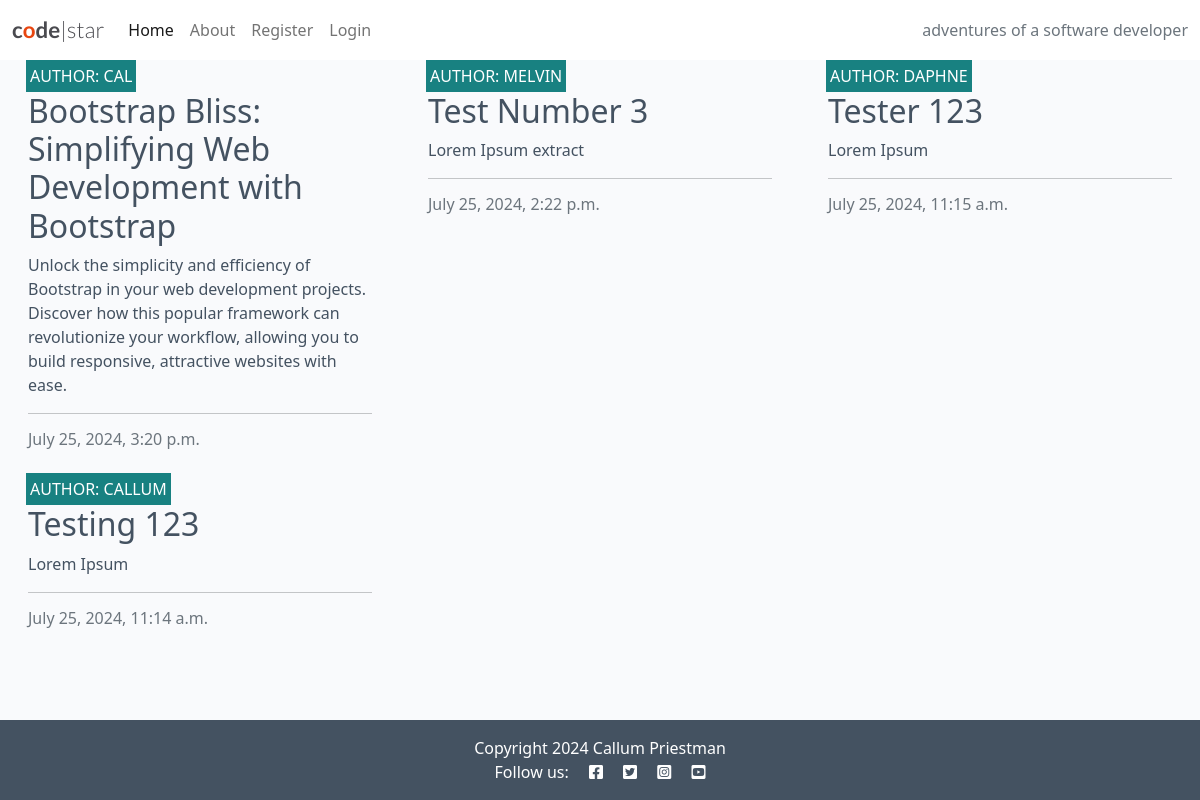
/, run on an earlier commit of the app's database.
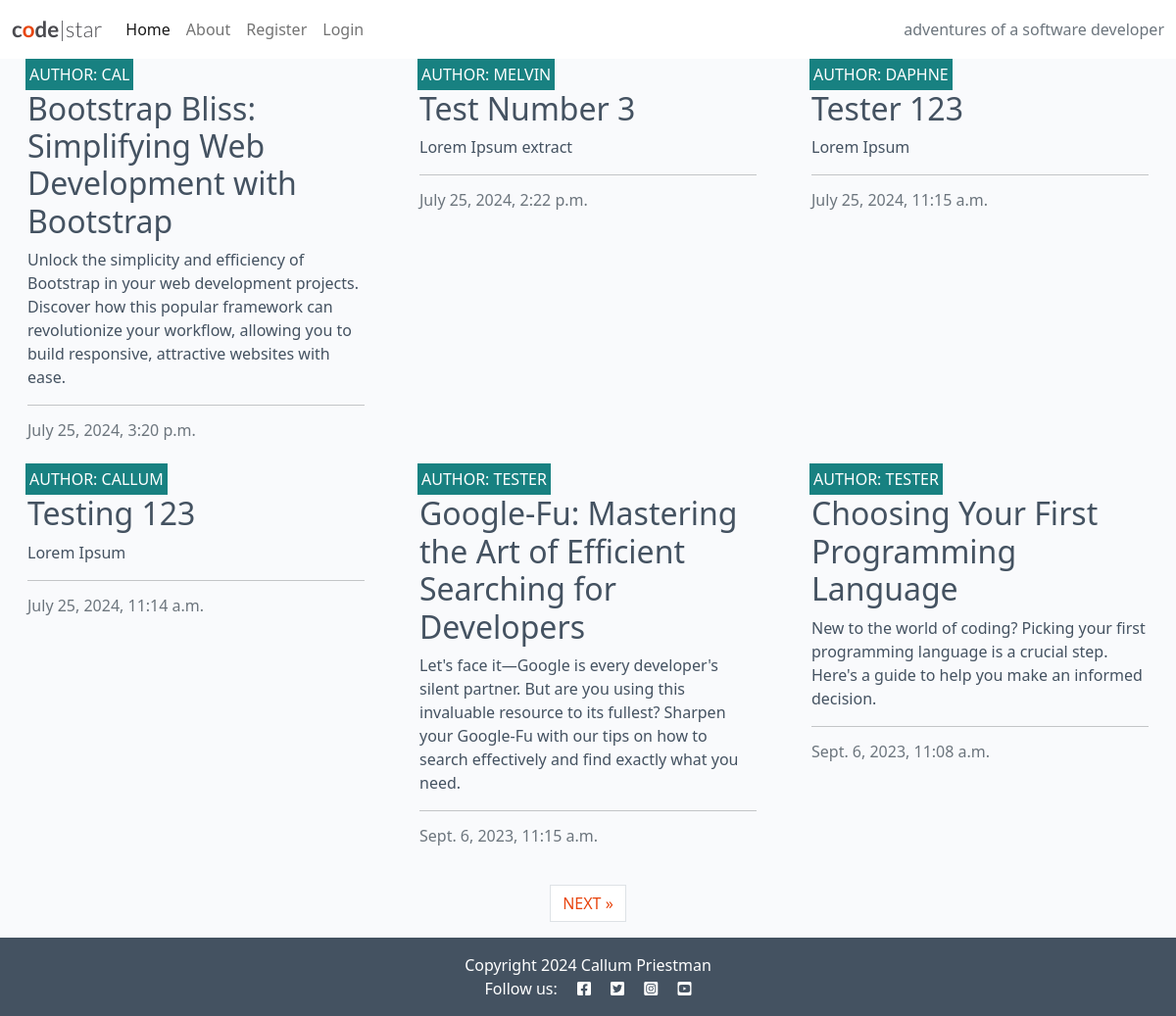
And on a later commit of the database.
### blog/models.py (models this page shows, shortened)
class Post(models.Model):
    title = models.CharField(max_length=200, unique=True)
    slug = models.SlugField(max_length=200, unique=True)
    author = models.ForeignKey(
        User, on_delete=models.CASCADE, related_name="blog_posts"
    )
    content = models.TextField()
    created_on = models.DateTimeField(auto_now_add=True)
    status = models.IntegerField(choices=STATUS, default=0)
    excerpt = models.TextField(blank=True)
    updated_on = models.DateTimeField(auto_now=True)
    class Meta:
        ordering = ["-created_on"]

### blog/views.py (the view)
# urls.py: path('', views.PostList.as_view(), name='home'),
class PostList(generic.ListView):
    queryset = Post.objects.filter(status=1)
    template_name = "blog/index.html"
    paginate_by = 6

### blog/templates/blog/index.html (shortened to what this page needs)
{% extends "base.html" %}
{% block content %}
<div class="container-fluid">
    <div class="row">
        <div class="col-12 mt-3 left">
            <div class="row">
                {% for post in post_list %}
                <div class="col-md-4">
                    <div class="card mb-4">
                        <div class="card-body">
                            <div class="image-container">
                                <div class="image-flash">
                                    <p class="author">Author: {{ post.author }}</p>
                                </div>
                            </div>
                            <a href="{% url 'post_detail' post.slug %}" class="post-link">
                                <h2 class="card-title">{{ post.title }}</h2>
                                <p class="card-text">{{ post.excerpt }}</p>
                            </a>
                            <hr />
                            <p class="card-text text-muted h6">{{ post.created_on}}
                            </p>
                        </div>
                    </div>
                </div>
                {% if forloop.counter|divisibleby:3 %}
            </div>
            <div class="row">
                {% endif %}
                {% endfor %}
            </div>
        </div>
    </div>
    {% if is_paginated %}
    <nav aria-label="Page navigation">
        <ul class="pagination justify-content-center">
            {% if page_obj.has_next %}
            <li><a href="?page={{ page_obj.next_page_number }}" class="page-link"> NEXT &raquo;</a></li>
            {% endif %}
        </ul>
    </nav>
    {% endif %}
</div>
{% endblock %}
{% block copyright %}
    Copyright 2024 Callum Priestman
{% endblock %}

What changed in the data, as far as the page shows it:
added Post: author "TESTER", title "Google-Fu: Mastering the Art of Efficient Searching for Developers", excerpt "Let's face it—Google is every developer's silent partner. But are you using this invaluable resource to its fullest? Sharpen your Google-Fu with our tips on how to search effectively and find exactly what you need.", created_on "Sept. 6, 2023, 11:15 a.m."
added Post: author "TESTER", title "Choosing Your First Programming Language", excerpt "New to the world of coding? Picking your first programming language is a crucial step. Here's a guide to help you make an informed decision.", created_on "Sept. 6, 2023, 11:08 a.m."
Also different on the page:
text now shown: "NEXT »"
